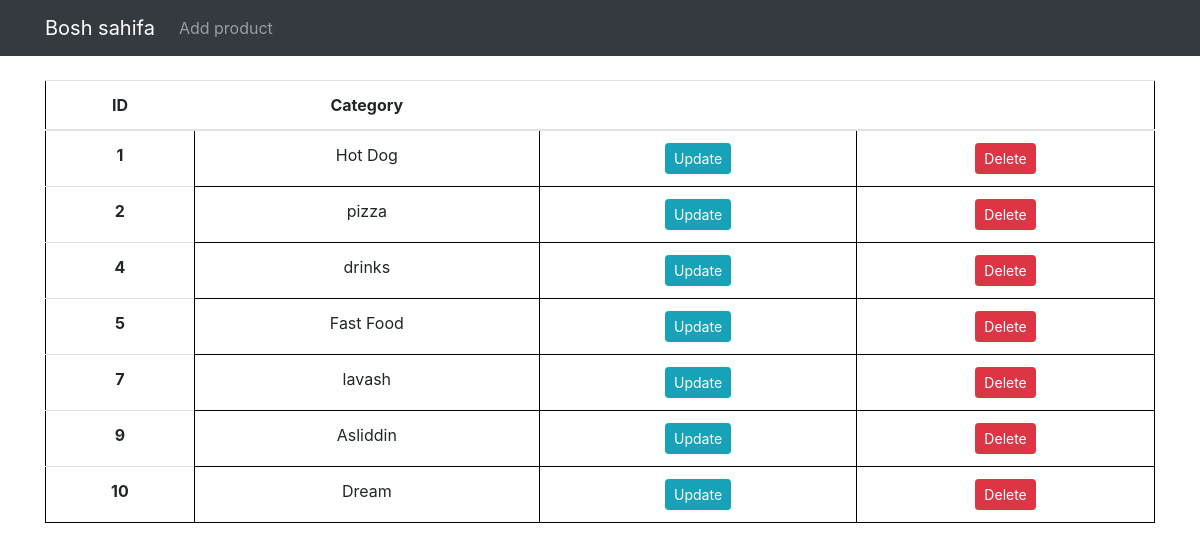
Page /forms/category/ on the earlier database version.
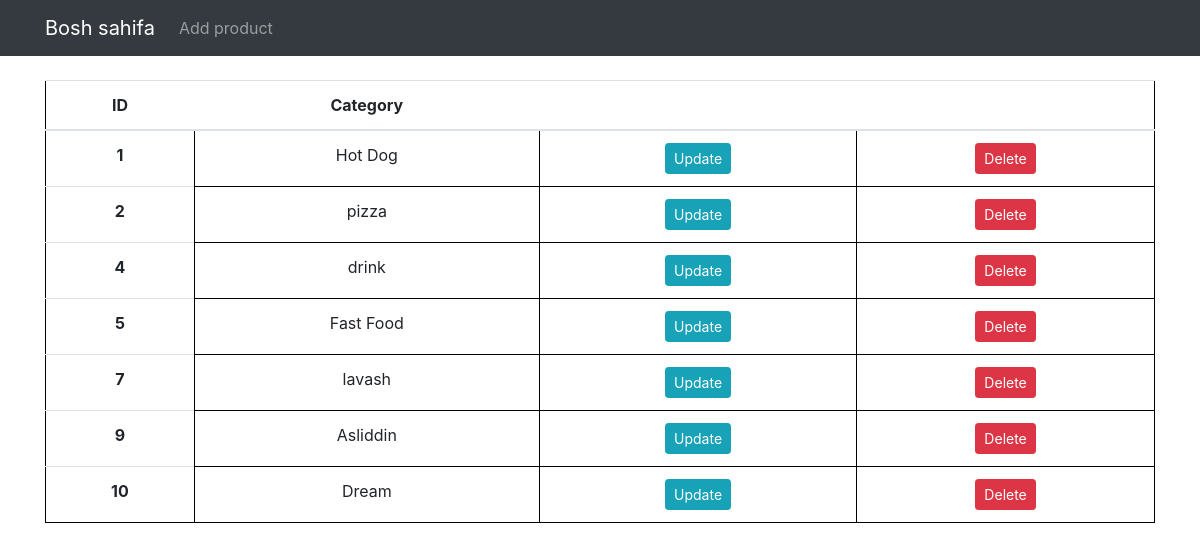
Same page on the later database version.
### forms/models.py (models this page shows, shortened)
class Category(models.Model):
    name = models.CharField(max_length=255)
    created_at = models.DateTimeField(auto_now_add=True)
    updated_at = models.DateTimeField(auto_now=True)
    icon = models.ImageField(upload_to = "images/", null=True)

### forms/views.py (the view)
# urls.py: path("category/", category, name="category-list"),
def category(request):
    categories = Category.objects.all()
    context = {
        "categories": categories
    }
    return render(request, "category_list.html", context)

### templates/category_list.html (shortened to what this page needs)
<!DOCTYPE html>
<html lang="en">
<head>
    <link rel="stylesheet" href="https://maxcdn.bootstrapcdn.com/bootstrap/4.0.0/css/bootstrap.min.css"
>
</head>
<body>
    <nav class="navbar navbar-expand-lg navbar-dark bg-dark">
        <div class="container">
            <a class="navbar-brand" href="{% url 'bosh-sahifa' %}">Bosh sahifa</a>
            <div class="collapse navbar-collapse" id="navbarSupportedContent">
                <ul class="navbar-nav mr-auto">
                    <li class="nav-item">
                        <a class="nav-link" href="{% url 'product-create' %}">Add product</a>
                    </li>
                </ul>
            </div>
        </div>
    </nav>
<div class="container mt-4">
    <table class="table">
        <thead>
            <tr style="text-align: center;">
                <th scope="col">ID</th>
                <th scope="col">Category</th>
                <th scope="col"></th>
                <th scope="col"></th>
            </tr>
        </thead>
        <tbody>
            {% for cat in categories %}
                <tr style="text-align: center;">
                    <th scope="row">{{cat.id}}</th>
                    <td>{{cat.name}}</td>
                    <td>
                        <a href="{% url 'update-category' pk=cat.id %}" class="btn btn-info btn-sm">
                            Update
                        </a>
                    </td>
                    <td>
                        <a href="{% url 'delete-category' pk=cat.id %}" class="btn btn-danger btn-sm">Delete</a>
                    </td>
                </tr>
            {% endfor %}
        </tbody>
    </table>
</div>

Differences in the rows shown:
changed Category id 4: name "drinks" → "drink"
